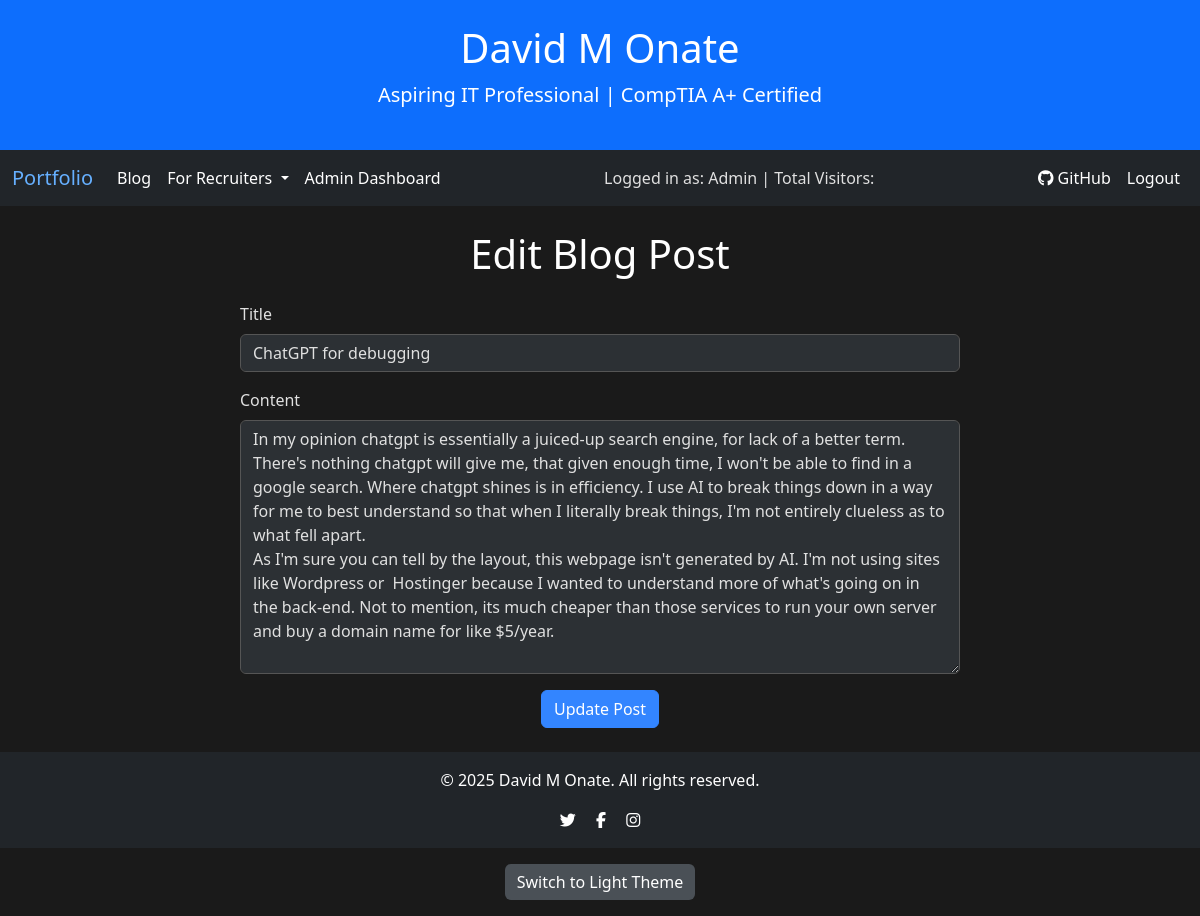
The app's page /edit_post/2 (signed in) with its own data.
### website/models.py (models this page shows)
class BlogPost(db.Model):
    id = db.Column(db.Integer, primary_key=True)
    title = db.Column(db.String(150))
    content = db.Column(db.Text)
    date = db.Column(db.DateTime, default=datetime.utcnow)
    author = db.Column(db.Integer, db.ForeignKey('user.id'))

### website/views.py (the view)
@blog.route('/edit_post/<int:post_id>', methods=['GET', 'POST'])
@login_required
def edit_post(post_id):
    if not current_user.is_admin:
        flash('You are not authorized to edit posts.', category='error')
        return redirect(url_for('blog.view_blogposts'))
    post = BlogPost.query.get_or_404(post_id)
    form = EditPostForm(obj=post)
    if form.validate_on_submit():
        post.title = form.title.data
        post.content = form.content.data
        db.session.commit()
        flash('Post updated successfully!', category='success')
        return redirect(url_for('blog.view_blogposts'))
    return render_template('edit_post.html', form=form, post=post, user=current_user)

### website/forms.py
class EditPostForm(FlaskForm):
    title = StringField('Title', validators=[DataRequired()])
    content = TextAreaField('Content', validators=[DataRequired()])
    submit = SubmitField('Update Post')

### website/templates/edit_post.html (shortened to what this page needs)
{% extends "base.html" %}
{% block content %}
<div class="container my-4">
    <h1 class="text-center mb-4">Edit Blog Post</h1>
    <div class="row justify-content-center">
        <div class="col-md-8">
            <form method="POST">
                <div class="mb-3">
                    {{ form.title.label(class="form-label") }}
                    {{ form.title(class="form-control") }}
                </div>
                <div class="mb-3">
                    {{ form.content.label(class="form-label") }}
                    {{ form.content(class="form-control", rows=10) }}
                </div>
                <div class="text-center">
                    {{ form.submit(class="btn btn-primary") }}
                </div>
            </form>
        </div>
    </div>
</div>
{% endblock %}

### website/static/style.css (style rules this page uses)
body { background-color: #f8f9fa; color: #212529; transition: background-color 0.3s, color 0.3s; }
body.dark-mode { background-color: #1a1a1a; color: #e0e0e0; }
.container, .container-fluid { background-color: inherit; color: inherit; }
h1, h2, h3, h4, h5, h6 { color: #ffffff; }
body.dark-mode h1, body.dark-mode h2, body.dark-mode h3, body.dark-mode h4, body.dark-mode h5, body.dark-mode h6 { color: #ffffff; }
.btn-primary { background-color: #0d6efd; border-color: #0d6efd; color: #ffffff; }
body.dark-mode .btn-primary { background-color: #3385ff; border-color: #3385ff; }
.form-control { background-color: #ffffff; color: #212529; border: 1px solid #ced4da; }
body.dark-mode .form-control { background-color: #2c3034; color: #e0e0e0; border: 1px solid #555; }

### records on screen
BlogPost: title "ChatGPT for debugging", content "In my opinion chatgpt is essentially a juiced-up search engine, for lack of a better term. There's nothing chatgpt will give me, that given enough time, I won't be able to find in a google search. Where chatgpt shines is in efficiency. I use AI to break things down in a way for me to best understand so that when I literally break things, I'm not entirely clueless as to what fell apart. As I'm sure you can tell by the layout, this webpage isn't generated by AI. I'm not using sites like Wordpress or Hostinger because I wanted to understand more of what's going on in the back-end. Not to mention, its much cheaper than those services to run your own server and buy a domain name for like $5/year."
